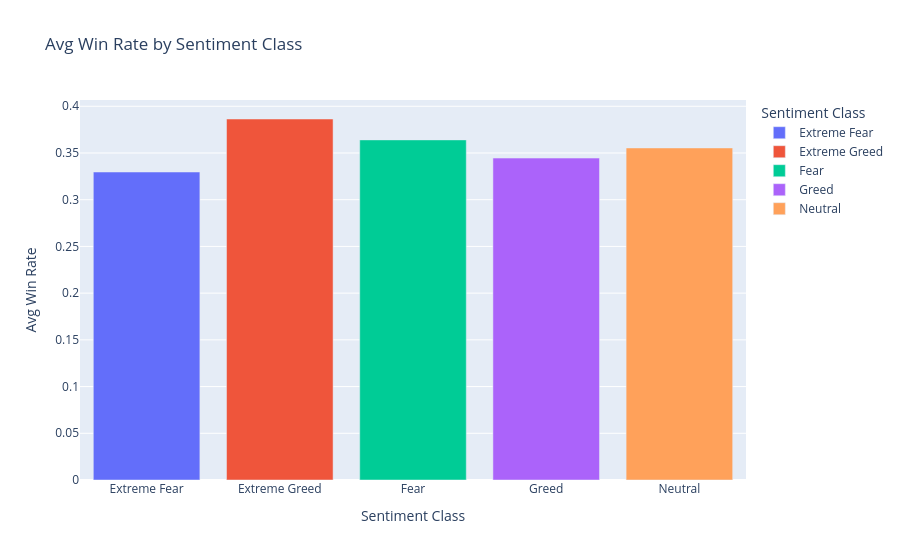

Notebook source saved alongside this figure:
### Markdown cell above
#### Greed Days Have the Worst Drawdowns

| Sentiment | Worst Single Day |
|-----------|---|
| Extreme Fear | -$77,308 |
| Fear | -$108,604 |
| Neutral | -$113,601 |
| **Greed** | **-$358,963** |
| Extreme Greed | -$132,271 |

**Key Finding:** Greed days have both the **lowest average PnL AND the worst drawdown** — the worst of both worlds.
This confirms that Greed is not just low-reward but also high-risk on Hyperliquid.

**Action :** Set strict daily loss limits during Greed regimes.

### Code cell
temp = df.groupby('sentiment_class')['win_rate'].mean().reset_index()

fig = px.bar(
    temp,
    x='sentiment_class',
    y='win_rate',
    title='Avg Win Rate by Sentiment Class',
    labels={'sentiment_class': 'Sentiment Class', 'win_rate': 'Avg Win Rate'},
    color='sentiment_class',
)
fig.show()

### Figure 1 — Plotly figure (JSON) as saved in the notebook; plotly's stock layout.template omitted (floating-point values rounded to 4 significant figures)
{"data": [{"hovertemplate": "Sentiment Class=%{x}<br>Avg Win Rate=%{y}<extra></extra>", "legendgroup": "Extreme Fear", "marker": {"color": "#636efa", "pattern": {"shape": ""}}, "name": "Extreme Fear", "orientation": "v", "showlegend": true, "textposition": "auto", "type": "bar", "x": ["Extreme Fear"], "xaxis": "x", "y": [0.3297], "yaxis": "y"}, {"hovertemplate": "Sentiment Class=%{x}<br>Avg Win Rate=%{y}<extra></extra>", "legendgroup": "Extreme Greed", "marker": {"color": "#EF553B", "pattern": {"shape": ""}}, "name": "Extreme Greed", "orientation": "v", "showlegend": true, "textposition": "auto", "type": "bar", "x": ["Extreme Greed"], "xaxis": "x", "y": [0.3864], "yaxis": "y"}, {"hovertemplate": "Sentiment Class=%{x}<br>Avg Win Rate=%{y}<extra></extra>", "legendgroup": "Fear", "marker": {"color": "#00cc96", "pattern": {"shape": ""}}, "name": "Fear", "orientation": "v", "showlegend": true, "textposition": "auto", "type": "bar", "x": ["Fear"], "xaxis": "x", "y": [0.364], "yaxis": "y"}, {"hovertemplate": "Sentiment Class=%{x}<br>Avg Win Rate=%{y}<extra></extra>", "legendgroup": "Greed", "marker": {"color": "#ab63fa", "pattern": {"shape": ""}}, "name": "Greed", "orientation": "v", "showlegend": true, "textposition": "auto", "type": "bar", "x": ["Greed"], "xaxis": "x", "y": [0.3446], "yaxis": "y"}, {"hovertemplate": "Sentiment Class=%{x}<br>Avg Win Rate=%{y}<extra></extra>", "legendgroup": "Neutral", "marker": {"color": "#FFA15A", "pattern": {"shape": ""}}, "name": "Neutral", "orientation": "v", "showlegend": true, "textposition": "auto", "type": "bar", "x": ["Neutral"], "xaxis": "x", "y": [0.3554], "yaxis": "y"}], "layout": {"barmode": "relative", "legend": {"title": {"text": "Sentiment Class"}, "tracegroupgap": 0}, "title": {"text": "Avg Win Rate by Sentiment Class"}, "xaxis": {"anchor": "y", "categoryarray": ["Extreme Fear", "Extreme Greed", "Fear", "Greed", "Neutral"], "categoryorder": "array", "domain": [0, 1], "title": {"text": "Sentiment Class"}}, "yaxis": {"anchor": "x", "domain": [0, 1], "title": {"text": "Avg Win Rate"}}}}
